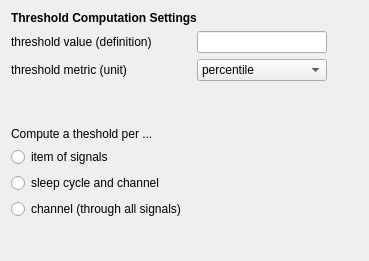
<?xml version="1.0" encoding="UTF-8"?>
<ui version="4.0">
 <class>ThresholdComputationSettingsView</class>
 <widget class="QWidget" name="ThresholdComputationSettingsView">
  <property name="geometry">
   <rect>
    <x>0</x>
    <y>0</y>
    <width>369</width>
    <height>261</height>
   </rect>
  </property>
  <property name="windowTitle">
   <string>Form</string>
  </property>
  <layout class="QVBoxLayout" name="verticalLayout_2">
   <item>
    <layout class="QHBoxLayout" name="horizontalLayout">
     <item>
      <layout class="QVBoxLayout" name="verticalLayout">
       <item>
        <layout class="QFormLayout" name="formLayout">
         <item row="1" column="0">
          <widget class="QLabel" name="threshold_definition_label">
           <property name="minimumSize">
            <size>
             <width>150</width>
             <height>0</height>
            </size>
           </property>
           <property name="maximumSize">
            <size>
             <width>150</width>
             <height>16777215</height>
            </size>
           </property>
           <property name="text">
            <string>threshold value (definition)</string>
           </property>
          </widget>
         </item>
         <item row="1" column="1">
          <widget class="QLineEdit" name="threshold_definition_lineedit">
           <property name="toolTip">
            <string>Enter the threshold value to compute i.e. 95 for 95 percentile or 4 for 4 x standard deviation.</string>
           </property>
          </widget>
         </item>
         <item row="2" column="0">
          <widget class="QLabel" name="threshold_metric_label">
           <property name="minimumSize">
            <size>
             <width>180</width>
             <height>0</height>
            </size>
           </property>
           <property name="maximumSize">
            <size>
             <width>180</width>
             <height>16777215</height>
            </size>
           </property>
           <property name="text">
            <string>threshold metric (unit)</string>
           </property>
          </widget>
         </item>
         <item row="2" column="1">
          <widget class="QComboBox" name="unit_comboBox">
           <item>
            <property name="text">
             <string>percentile</string>
            </property>
           </item>
           <item>
            <property name="text">
             <string>standard deviation</string>
            </property>
           </item>
           <item>
            <property name="text">
             <string>median</string>
            </property>
           </item>
           <item>
            <property name="text">
             <string>variance</string>
            </property>
           </item>
          </widget>
         </item>
         <item row="0" column="0" colspan="2">
          <widget class="QLabel" name="label_2">
           <property name="font">
            <font>
             <weight>75</weight>
             <bold>true</bold>
            </font>
           </property>
           <property name="text">
            <string>Threshold Computation Settings</string>
           </property>
          </widget>
         </item>
        </layout>
       </item>
       <item>
        <spacer name="verticalSpacer_2">
         <property name="orientation">
          <enum>Qt::Vertical</enum>
         </property>
         <property name="sizeType">
          <enum>QSizePolicy::Minimum</enum>
         </property>
         <property name="sizeHint" stdset="0">
          <size>
           <width>20</width>
           <height>40</height>
          </size>
         </property>
        </spacer>
       </item>
       <item>
        <widget class="QLabel" name="label">
         <property name="text">
          <string>Compute a theshold per ...</string>
         </property>
        </widget>
       </item>
       <item>
        <widget class="QRadioButton" name="thresh_signal_radioButton">
         <property name="toolTip">
          <string>Select to compute a threshold per item of signals (each channel and bout of signals will be linked to its own threshold)</string>
         </property>
         <property name="text">
          <string>item of signals</string>
         </property>
        </widget>
       </item>
       <item>
        <widget class="QRadioButton" name="thresh_cycle_radioButton">
         <property name="toolTip">
          <string>Select to compute a threshold per sleep cycle and channel(the threshold will be duplicated for all signals included in the same sleep cycle).</string>
         </property>
         <property name="text">
          <string>sleep cycle and channel</string>
         </property>
        </widget>
       </item>
       <item>
        <widget class="QRadioButton" name="thresh_channel_radioButton">
         <property name="toolTip">
          <string>Select to compute a single threshold per channel (through all signals and/or sleep cycles).</string>
         </property>
         <property name="text">
          <string>channel (through all signals)</string>
         </property>
        </widget>
       </item>
      </layout>
     </item>
     <item>
      <spacer name="horizontalSpacer">
       <property name="orientation">
        <enum>Qt::Horizontal</enum>
       </property>
       <property name="sizeHint" stdset="0">
        <size>
         <width>40</width>
         <height>20</height>
        </size>
       </property>
      </spacer>
     </item>
    </layout>
   </item>
   <item>
    <spacer name="verticalSpacer">
     <property name="orientation">
      <enum>Qt::Vertical</enum>
     </property>
     <property name="sizeHint" stdset="0">
      <size>
       <width>20</width>
       <height>58</height>
      </size>
     </property>
    </spacer>
   </item>
  </layout>
 </widget>
 <resources/>
 <connections>
  <connection>
   <sender>thresh_signal_radioButton</sender>
   <signal>clicked()</signal>
   <receiver>ThresholdComputationSettingsView</receiver>
   <slot>on_settings_changed()</slot>
   <hints>
    <hint type="sourcelabel">
     <x>147</x>
     <y>158</y>
    </hint>
    <hint type="destinationlabel">
     <x>184</x>
     <y>130</y>
    </hint>
   </hints>
  </connection>
  <connection>
   <sender>thresh_cycle_radioButton</sender>
   <signal>clicked()</signal>
   <receiver>ThresholdComputationSettingsView</receiver>
   <slot>on_settings_changed()</slot>
   <hints>
    <hint type="sourcelabel">
     <x>147</x>
     <y>182</y>
    </hint>
    <hint type="destinationlabel">
     <x>184</x>
     <y>130</y>
    </hint>
   </hints>
  </connection>
  <connection>
   <sender>thresh_channel_radioButton</sender>
   <signal>clicked()</signal>
   <receiver>ThresholdComputationSettingsView</receiver>
   <slot>on_settings_changed()</slot>
   <hints>
    <hint type="sourcelabel">
     <x>147</x>
     <y>206</y>
    </hint>
    <hint type="destinationlabel">
     <x>184</x>
     <y>130</y>
    </hint>
   </hints>
  </connection>
 </connections>
 <slots>
  <slot>on_settings_changed()</slot>
 </slots>
</ui>
